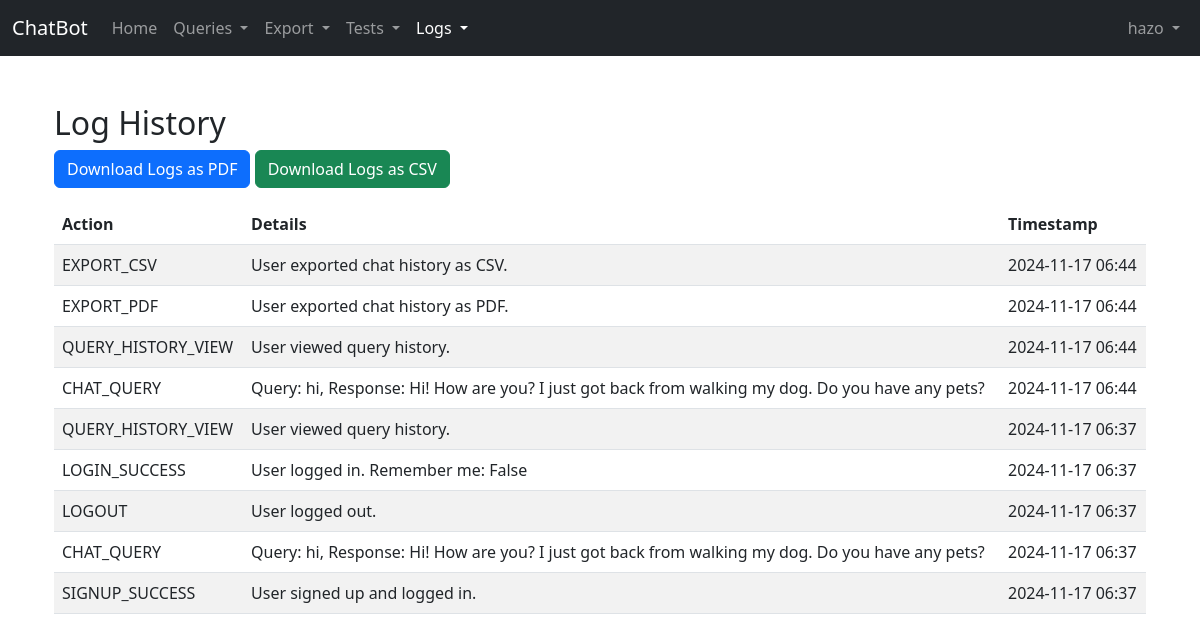
Screenshot of /logs/own/ (signed in) with the database file from the repository.
### myapp/models.py (models this page shows, shortened)
class ActionLog(models.Model):
    user = models.ForeignKey(User, on_delete=models.SET_NULL, null=True, blank=True)  # Retain logs as anonymous
    action_type = models.CharField(max_length=20)  # Now accepts action type up to 20 characters
    details = models.TextField(blank=True, null=True)  # Additional details (optional)
    timestamp = models.DateTimeField(auto_now_add=True)

### myapp/views.py (the view)
# urls.py: path('logs/own/', views.view_own_logs, name='view_own_logs'),
@login_required
def view_own_logs(request):
    logs = ActionLog.objects.filter(user=request.user).order_by('-timestamp')
    return render(request, 'view_own_logs.html', {'logs': logs})

### templates/view_own_logs.html (shortened to what this page needs)
{% extends 'base.html' %}
{% block content %}
<div class="container mt-4">
    <h2>Log History</h2>
    <div class="mb-3">
        <a href="{% url 'export_pdf_logs' %}" class="btn btn-primary">Download Logs as PDF</a>
        <a href="{% url 'export_csv_logs' %}" class="btn btn-success">Download Logs as CSV</a>
    </div>
    <table class="table table-striped">
        <thead>
            <tr>
                <th>Action</th>
                <th>Details</th>
                <th>Timestamp</th>
            </tr>
        </thead>
        <tbody>
            {% for log in logs %}
            <tr>
                <td>{{ log.action_type }}</td>
                <td>{{ log.details }}</td>
                <td>{{ log.timestamp|date:"Y-m-d H:i" }}</td>
            </tr>
            {% empty %}
            <tr>
                <td colspan="3" class="text-center">No logs available.</td>
            </tr>
            {% endfor %}
        </tbody>
    </table>
</div>
{% endblock %}

### templates/base.html (shortened to what this page needs)
{% load static %}
<!DOCTYPE html>
<html lang="en">
<head>
    <link rel="stylesheet" href="https://cdn.jsdelivr.net/npm/bootstrap@5.3.0/dist/css/bootstrap.min.css">
    <link rel="stylesheet" type="text/css" href="{% static 'css/style.css' %}">
</head>
<body>
    <nav class="navbar navbar-expand-lg navbar-dark bg-dark">
        <div class="container-fluid">
            <a class="navbar-brand" href="{% url 'home' %}">ChatBot</a>
            <div class="collapse navbar-collapse" id="navbarNavDropdown">
                <ul class="navbar-nav">
                    <li class="nav-item">
                        <a class="nav-link {% if request.path == '/' or request.path == '/home/' %}active{% endif %}" href="{% url 'home' %}">Home</a>
                    </li>
                    <li class="nav-item dropdown">
                        <a class="nav-link dropdown-toggle {% if 'query' in request.path %}active{% endif %}" href="#" role="button" data-bs-toggle="dropdown" aria-expanded="false">
                            Queries
                        </a>
                    </li>
                    <li class="nav-item dropdown">
                        <a class="nav-link dropdown-toggle {% if 'export' in request.path or 'export_csv' in request.path %}active{% endif %}" href="#" role="button" data-bs-toggle="dropdown" aria-expanded="false">
                            Export
                        </a>
                    </li>
                    <li class="nav-item dropdown">
                        <a class="nav-link dropdown-toggle {% if 'test_results' in request.path %}active{% endif %}" href="#" role="button" data-bs-toggle="dropdown" aria-expanded="false">
                            Tests
                        </a>
                    </li>
                    <li class="nav-item dropdown">
                        <a class="nav-link dropdown-toggle {% if 'logs' in request.path %}active{% endif %}" href="#" role="button" data-bs-toggle="dropdown" aria-expanded="false">
                            Logs
                        </a>
                    </li>
                </ul>
                <ul class="navbar-nav ms-auto">
                    <li class="nav-item dropdown">
                        {% if user.is_authenticated %}
                            <a class="nav-link dropdown-toggle" href="#" id="userDropdown" role="button" data-bs-toggle="dropdown" aria-expanded="false">
                                {{ user.username }}
                            </a>
                        {% endif %}
                    </li>
                </ul>
            </div>
        </div>
    </nav>
    <div class="container mt-5">
        {% block content %}
        {% endblock %}
    </div>
</body>
</html>

### static/css/style.css (style rules this page uses)
::placeholder { color: #ffffff; opacity: 1; }

### rows the page displays
ActionLog: action_type "EXPORT_CSV", details "User exported chat history as CSV.", timestamp "2024-11-17 06:44"
ActionLog: action_type "EXPORT_PDF", details "User exported chat history as PDF.", timestamp "2024-11-17 06:44"
ActionLog: action_type "QUERY_HISTORY_VIEW", details "User viewed query history.", timestamp "2024-11-17 06:44"
ActionLog: action_type "CHAT_QUERY", details "Query: hi, Response: Hi! How are you? I just got back from walking my dog. Do you have any pets?", timestamp "2024-11-17 06:44"
ActionLog: action_type "QUERY_HISTORY_VIEW", details "User viewed query history.", timestamp "2024-11-17 06:37"
ActionLog: action_type "LOGIN_SUCCESS", details "User logged in. Remember me: False", timestamp "2024-11-17 06:37"
ActionLog: action_type "LOGOUT", details "User logged out.", timestamp "2024-11-17 06:37"
ActionLog: action_type "CHAT_QUERY", details "Query: hi, Response: Hi! How are you? I just got back from walking my dog. Do you have any pets?", timestamp "2024-11-17 06:37"
ActionLog: action_type "SIGNUP_SUCCESS", details "User signed up and logged in.", timestamp "2024-11-17 06:37"

### other values shown
{{ user.username }} "hazo"
